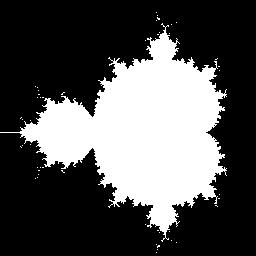

Reproduce this figure in Python.
from PIL import Image, ImageDraw

SIZE = 256

image = Image.new("L", (SIZE, SIZE))
d = ImageDraw.Draw(image)

def mandel(c):
    z = 0
    for h in range(20):
        z = z ** 2 + c
        if abs(z) > 2:
            break
    return abs(z) < 2

for x in range(SIZE):
    r = x / 110.0 - 1.6
    for y in range(SIZE):
        i = y / 110.0 - 1.2
        d.point((x,y), mandel(complex(r, i)) * 255)

image.save('./mandelbrot.jpg')
